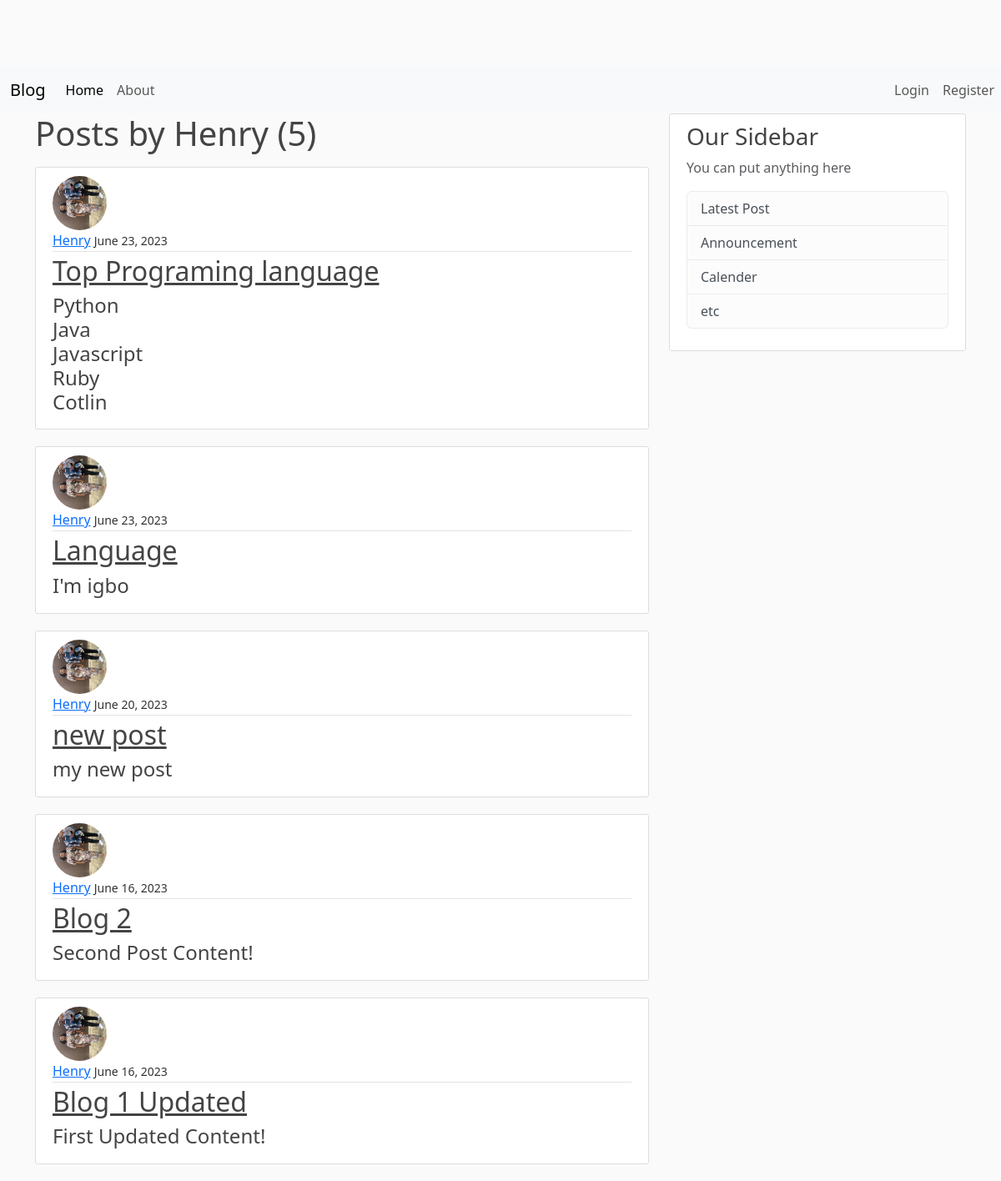
The page /user/Henry on the database as committed earlier.
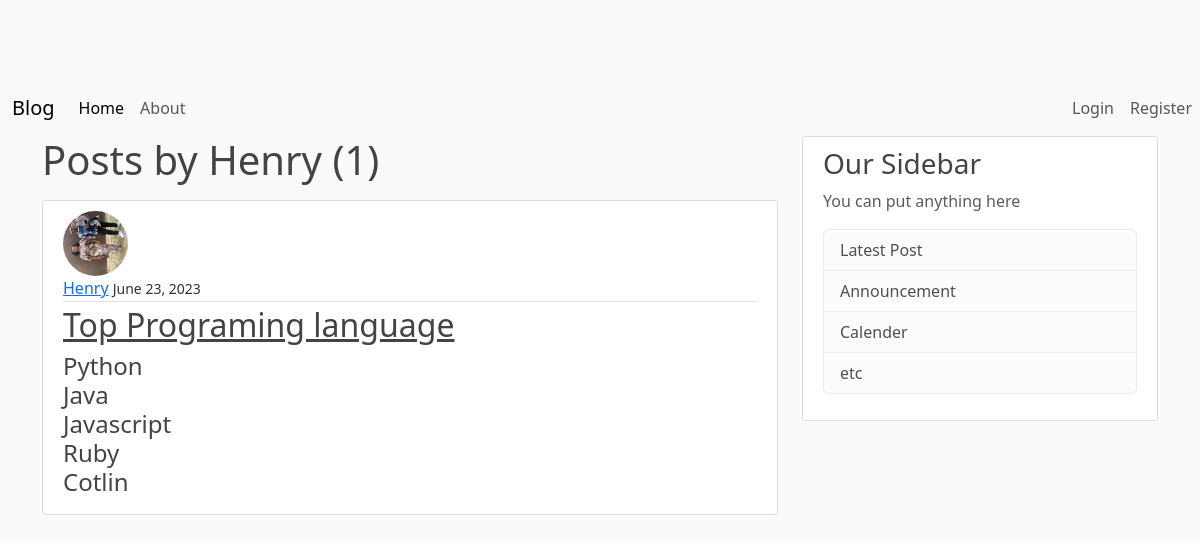
The same page on the database as committed later.
### blog/models.py (models this page shows, shortened)
class Post(models.Model):
    title = models.CharField(max_length=100)
    content = models.TextField(max_length=500)
    date_posted = models.DateTimeField(default=timezone.now)
    author = models.ForeignKey(User, on_delete=models.CASCADE)

### users/models.py (models this page shows, shortened)
class Profile(models.Model):
    user = models.OneToOneField(User, on_delete=models.CASCADE)
    image = models.ImageField(default='default.jpg', upload_to='profile_pics')

### blog/views.py (the view)
# urls.py: path('user/<str:username>', UserPostListView.as_view(), name='user-posts'),
class UserPostListView(ListView):
    model = Post
    template_name = 'blog/user_posts.html'
    context_object_name = 'posts'
    paginate_by = 5
    def get_queryset(self):
        user = get_object_or_404(User, username=self.kwargs.get('username'))
        return Post.objects.filter(author=user).order_by('-date_posted')

### blog/templates/blog/user_posts.html (shortened to what this page needs)
{% extends 'blog/base.html' %}
    {% block content %}
    <h1 class="mb-3">Posts by {{ view.kwargs.username }} ({{ page_obj.paginator.count }})</h1>
        {% for post in posts %}
            <article class="media content-section">
                <img class="rounded-circle article-img" src="{{ post.author.profile.image.url }}" alt="">
                <div class="article-metadata">
                    <a class="mr-2" href="{% url 'user-posts' post.author.username %}">{{ post.author }}</a>
                    <small class="text">{{ post.date_posted |date:"F d, Y" }}</small>
                </div>
                <h2><a class="article-title" href="{% url 'post-detail' post.id %}">{{post.title}}</a></h2>
                <h4 class="article-content"> {{ post.content }} </h4>
            </article>
        {% endfor %}
    {% endblock content %}

Rows that differ between the two databases and show on the page:
removed Post: author.profile.image (picture), author "Henry", date_posted "June 23, 2023", title "Language", content "I'm igbo"
removed Post: author.profile.image (picture), author "Henry", date_posted "June 20, 2023", title "new post", content "my new post"
removed Post: author.profile.image (picture), author "Henry", date_posted "June 16, 2023", title "Blog 2", content "Second Post Content!"
removed Post: author.profile.image (picture), author "Henry", date_posted "June 16, 2023", title "Blog 1 Updated", content "First Updated Content!"
Other text that changed with them:
{{ page_obj.paginator.count }}: "5" → "1"
